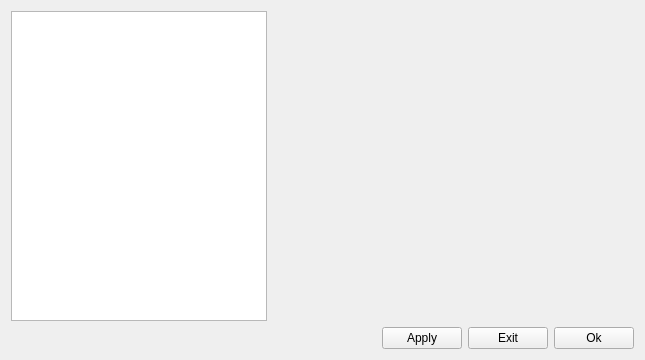
<?xml version="1.0" encoding="UTF-8"?>
<ui version="4.0">
 <class>Form</class>
 <widget class="QWidget" name="Form">
  <property name="geometry">
   <rect>
    <x>0</x>
    <y>0</y>
    <width>645</width>
    <height>360</height>
   </rect>
  </property>
  <property name="windowTitle">
   <string>Form</string>
  </property>
  <layout class="QGridLayout" name="gridLayout">
   <item row="2" column="1">
    <spacer name="horizontalSpacer">
     <property name="orientation">
      <enum>Qt::Orientation::Horizontal</enum>
     </property>
     <property name="sizeHint" stdset="0">
      <size>
       <width>40</width>
       <height>20</height>
      </size>
     </property>
    </spacer>
   </item>
   <item row="1" column="0">
    <widget class="QListWidget" name="listWidget_menu">
     <property name="sizePolicy">
      <sizepolicy hsizetype="Minimum" vsizetype="Expanding">
       <horstretch>0</horstretch>
       <verstretch>0</verstretch>
      </sizepolicy>
     </property>
    </widget>
   </item>
   <item row="2" column="4">
    <widget class="QPushButton" name="pushButton_ok">
     <property name="text">
      <string>Ok</string>
     </property>
    </widget>
   </item>
   <item row="2" column="3">
    <widget class="QPushButton" name="pushButton_exit">
     <property name="text">
      <string>Exit</string>
     </property>
    </widget>
   </item>
   <item row="2" column="2">
    <widget class="QPushButton" name="pushButton_apply">
     <property name="text">
      <string>Apply</string>
     </property>
    </widget>
   </item>
   <item row="1" column="1" colspan="4">
    <layout class="QVBoxLayout" name="verticalLayout"/>
   </item>
  </layout>
 </widget>
 <resources/>
 <connections/>
</ui>
